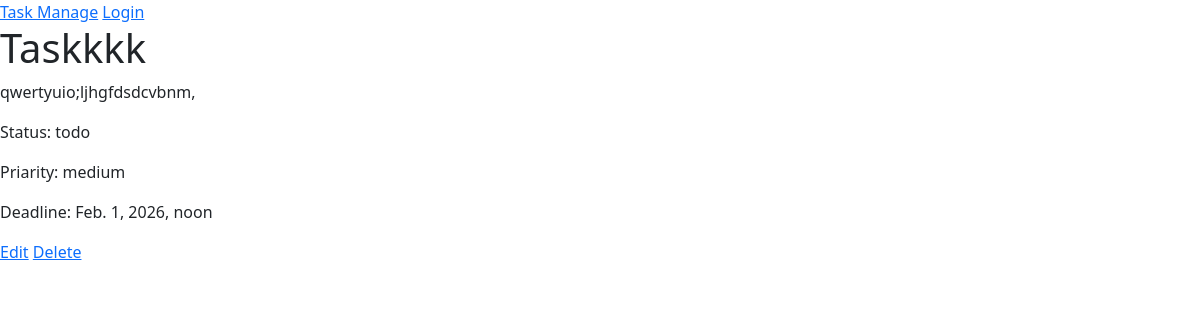
The app's page /1/, older data.
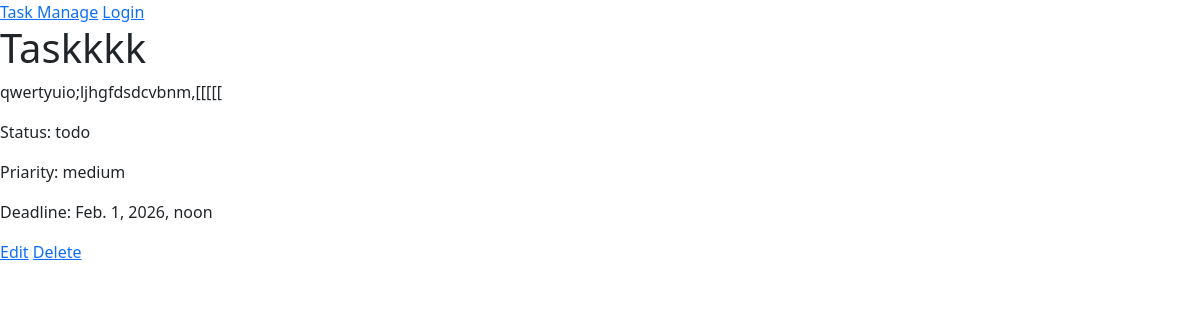
The same page, newer data.
### task/models.py (models this page shows, shortened)
class Task(models.Model):
    STATUS_CHOICES = [
        ("todo", "To Do"),
        ("in_progress", "In Progress"),
        ("done", "Done")
    ]
    PRIORITY_CHOICES = [
        ("low", "Low"),
        ("medium", "Medium"),
        ("high", "High")
    ]
    title = models.CharField(max_length=256)
    description = models.TextField()
    status = models.CharField(max_length=20, choices=STATUS_CHOICES)
    priority = models.CharField(max_length=20, choices=PRIORITY_CHOICES)
    deadline = models.DateTimeField()
    owner = models.ForeignKey(User, on_delete=models.CASCADE, related_name="tasks")

### task/views.py (the view)
# urls.py: path("<int:pk>/", views.TaskDetailView.as_view(), name="task-detail"),
class TaskDetailView(DetailView):
    model = Task
    context_object_name = "task"
    template_name = "task/task_dataile.html"

### templates/task/task_dataile.html
{% extends 'base.html' %}
{% block content %}
    <h1>{{ task.title }}</h1>
    <p>{{ task.description }}</p>
    <p>Status: {{ task.status }}</p>
    <p>Priarity: {{ task.priority }}</p>
    <p>Deadline: {{ task.deadline }}</p>
    <p>
        <a href="{% url 'tasks:task-update' pk=task.pk %}">Edit</a>
        <a href="{% url 'tasks:task-delete' pk=task.pk %}">Delete</a>
    </p>
{% endblock %}

Row changes from the older to the newer data that the page shows:
changed Task "Taskkkk": description "qwertyuio;ljhgfdsdcvbnm," → "qwertyuio;ljhgfdsdcvbnm,[[[[["
